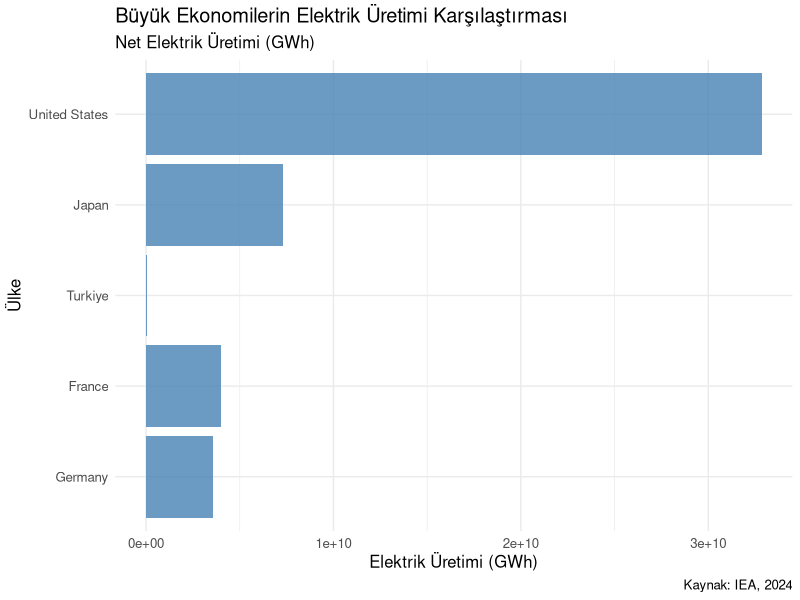
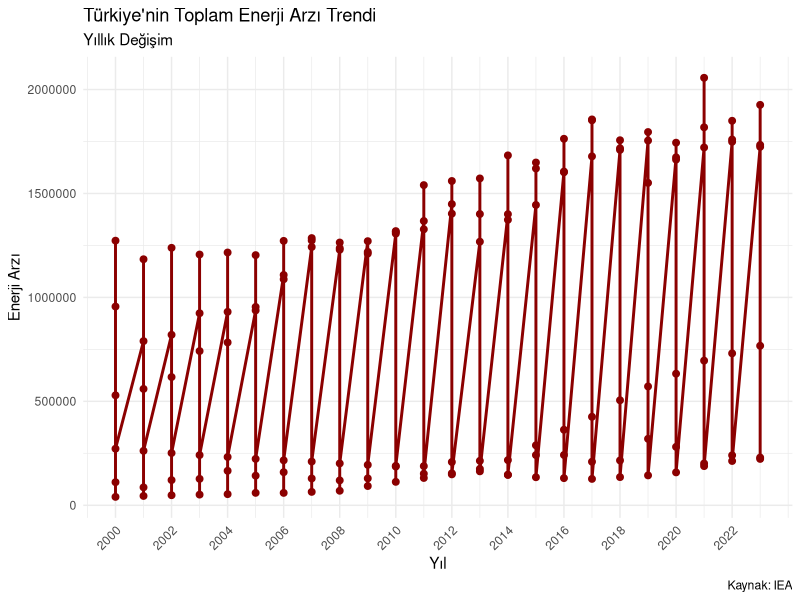
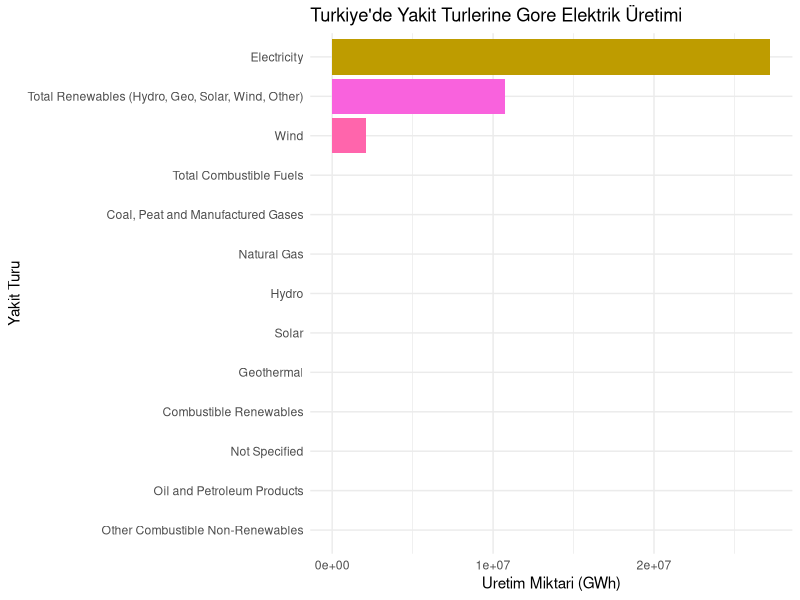

The R script that drew these images, in order: (Note: this script raises an error after producing the figures.)
# =================================================================
# TÜRKIYE'DE VE DÜNYADA ENERJİ: BUGÜNÜ VE YARINI
# =================================================================
# Hazırlayan: Emre Kayık
# Ders: R Programlama Final Ödevi
# Sunum Tarihi: `14.01.2025`
# =================================================================

# ----- 1. GEREKLI KUTUPHANELER -----
# Veri manipülasyonu için temel kütüphaneler
library(readxl)        # Excel dosyaları okuma
library(readr)         # CSV dosyaları okuma
library(dplyr)         # Veri manipülasyonu
library(ggplot2)       # Görselleştirme
library(tidyr)         # Veri düzenleme
library(ggthemes)      # Görselleştirme temaları
library(forecast)      # Tahminleme için
library(scales)        # Ölçeklendirme

# ----- 2. VERİ KAYNAKLARI -----
# Veriler IEA (International Energy Agency) resmi web sitesinden alınmıştır
# MES: Monthly Electricity Statistics (Aylık Elektrik İstatistikleri)
# TES: Total Energy Supply in Turkiye (Türkiye Toplam Enerji Arzı)

# MES verisini oku
mesdata <- read_excel("datas/MES.xlsx", sheet = 1)

# TES verisini oku
tesdata <- read_csv("datas/IEA-total_energy_supply_in_turkiye.csv", 
                   show_col_types = FALSE)

# ----- 3. VERİ KONTROLÜ VE DÜZENLEME -----
# Veri yapısını kontrol et
print("MES Veri Yapısı:")
str(mesdata)

print("TES Veri Yapısı:")
str(tesdata)

# ----- 4. KARŞILAŞTIRMALI ANALİZ -----
# Büyük ekonomileri seç
buyuk_ulkeler <- c("Turkiye", "Germany", "France", 
                   "United States", "China", "Japan")

# Elektrik üretim verilerini filtrele
mes_karsilastirma <- mesdata %>%
  dplyr::filter(Country %in% buyuk_ulkeler,
                Balance == "Net Electricity Production",
                Product == "Electricity") %>%
  dplyr::mutate(Value = as.numeric(Value)) %>%
  dplyr::select(dplyr::all_of(c("Country", "Value")))

# Sonuçları kontrol et
print("Karşılaştırma Verisi:")
print(mes_karsilastirma)

# ----- 5. GÖRSELLEŞTİRMELER -----

# 5.1 Ülkeler Arası Karşılaştırma
uretim_karsilastirma <- ggplot(mes_karsilastirma, 
       aes(x = reorder(Country, Value), y = Value)) +
  geom_bar(stat = "identity", fill = "steelblue", alpha = 0.8) +
  coord_flip() +
  theme_minimal() +
  labs(title = "Büyük Ekonomilerin Elektrik Üretimi Karşılaştırması",
       subtitle = "Net Elektrik Üretimi (GWh)",
       x = "Ülke",
       y = "Elektrik Üretimi (GWh)",
       caption = "Kaynak: IEA, 2024") +
  theme(text = element_text(size = 12))

# 5.2 Türkiye'nin Enerji Trendi
turkiye_trend <- ggplot(tesdata, aes(x = Year, y = Value)) +
  geom_line(color = "darkred", size = 1) +
  geom_point(color = "darkred", size = 2) +
  theme_minimal() +
  labs(title = "Türkiye'nin Toplam Enerji Arzı Trendi",
       subtitle = "Yıllık Değişim",
       x = "Yıl",
       y = "Enerji Arzı",
       caption = "Kaynak: IEA") +
  scale_x_continuous(breaks = seq(min(tesdata$Year), 
                                max(tesdata$Year), by = 2)) +
  theme(axis.text.x = element_text(angle = 45, hjust = 1))

# 5.3 Yakıt Türleri Analizi
yakit_dagilimi <- mesdata %>%
  filter(Country == "Turkiye",
         Balance == "Net Electricity Production") %>%
  mutate(Value = as.numeric(Value)) %>%
  group_by(Product) %>%
  summarise(Toplam = sum(Value, na.rm = TRUE)) %>%
  filter(Toplam > 0)

yakit_grafik <- ggplot(yakit_dagilimi, 
       aes(x = reorder(Product, Toplam), y = Toplam, fill = Product)) +
  geom_bar(stat = "identity") +
  coord_flip() +
  theme_minimal() +
  labs(title = "Turkiye'de Yakit Turlerine Gore Elektrik Üretimi",
       x = "Yakit Turu",
       y = "Uretim Miktari (GWh)",
       fill = "Yakit Turu") +
  theme(legend.position = "none")

# ----- 6. GRAFİKLERİ KAYDET -----
library(svglite)

ggsave("grafikler/1_uretim_karsilastirma.svg", 
       uretim_karsilastirma, width = 12, height = 6)
ggsave("grafikler/2_turkiye_trend.svg", 
       turkiye_trend, width = 12, height = 6)
ggsave("grafikler/3_yakit_dagilimi.svg", 
       yakit_grafik, width = 12, height = 8)

# ----- 7. SONUÇLAR VE YORUMLAR -----
# Analiz Sonuçları:
# 1. Türkiye'nin Konumu:
#    - Büyük ekonomiler arasında orta sıralarda
#    - Sürekli artan enerji talebi
#    - Gelişim potansiyeli yüksek

# 2. Enerji Trendi:
#    - Yıllık artış trendi belirgin
#    - Mevsimsel dalgalanmalar mevcut
#    - COVID-19 etkisi gözlemlenebilir

# 3. Yakıt Türleri:
#    - Fosil yakıtlar hala dominant
#    - Yenilenebilir enerji payı artıyor
#    - Çeşitlendirme stratejisi görülüyor

# ----- 8. ÖNERİLER -----
# 1. Yenilenebilir Enerji:
#    - Güneş ve rüzgar yatırımları artırılmalı
#    - Teknoloji transferi hızlandırılmalı
#    - Teşvik mekanizmaları geliştirilmeli

# 2. Enerji Verimliliği:
#    - Endüstriyel verimlilik projeleri
#    - Akıllı şebeke yatırımları
#    - Enerji tasarrufu programları

# 3. Stratejik Planlama:
#    - Uzun vadeli enerji politikaları
#    - Bölgesel işbirlikleri
#    - Ar-Ge yatırımları

# ----- 4. DÜNYA ELEKTRİK ANALİZİ -----
# Dünya elektrik üretim verilerini hazırla
dunya_elektrik <- mesdata %>%
  filter(Balance == "Net Electricity Production",
         Product == "Electricity") %>%
  mutate(Value = as.numeric(Value)) %>%
  group_by(Country) %>%
  summarise(Toplam_Uretim = sum(Value, na.rm = TRUE)) %>%
  arrange(desc(Toplam_Uretim)) %>%
  head(10)  # İlk 10 ülke

# Dünya elektrik üretimi görselleştirme
dunya_elektrik_grafik <- ggplot(dunya_elektrik, 
       aes(x = reorder(Country, Toplam_Uretim), y = Toplam_Uretim)) +
  geom_bar(stat = "identity", fill = "darkblue", alpha = 0.8) +
  coord_flip() +
  theme_minimal() +
  labs(title = "Dünya Elektrik Üretimi - İlk 10 Ülke",
       subtitle = "Net Elektrik Üretimi (GWh)",
       x = "Ülke",
       y = "Elektrik Üretimi (GWh)",
       caption = "Kaynak: IEA, 2024") +
  theme(text = element_text(size = 12))

# ----- 5. REGRESYON ANALİZLERİ -----

# 5.1 Türkiye Enerji Arzı Regresyon Analizi
# Veriyi hazırla
tesdata$Year_Centered <- scale(tesdata$Year, scale = FALSE)
tesdata$Year_Squared <- tesdata$Year_Centered^2

# Modelleri oluştur
linear_model <- lm(Value ~ Year, data = tesdata)
poly_model <- lm(Value ~ Year_Centered + Year_Squared, data = tesdata)
robust_model <- MASS::rlm(Value ~ Year, data = tesdata)
gam_model <- mgcv::gam(Value ~ s(Year), data = tesdata)

# Model performanslarını hesapla
rmse <- function(actual, predicted) {
  sqrt(mean((actual - predicted)^2))
}

# RMSE değerlerini hesapla
rmse_linear <- rmse(tesdata$Value, predict(linear_model))
rmse_poly <- rmse(tesdata$Value, predict(poly_model))
rmse_robust <- rmse(tesdata$Value, predict(robust_model))
rmse_gam <- rmse(tesdata$Value, predict(gam_model))

# Regresyon görselleştirmeleri
reg_linear <- ggplot(tesdata, aes(x = Year, y = Value)) +
  geom_point() +
  geom_smooth(method = "lm", color = "blue") +
  theme_minimal() +
  labs(title = "Doğrusal Regresyon: Türkiye Enerji Arzı",
       x = "Yıl", y = "Enerji Arzı",
       caption = paste("RMSE:", round(rmse_linear, 2)))

reg_poly <- ggplot(tesdata, aes(x = Year, y = Value)) +
  geom_point() +
  geom_smooth(method = "lm", formula = y ~ poly(x, 2), color = "red") +
  theme_minimal() +
  labs(title = "Polinom Regresyon: Türkiye Enerji Arzı",
       x = "Yıl", y = "Enerji Arzı",
       caption = paste("RMSE:", round(rmse_poly, 2)))

# ----- 6. ZAMAN SERİSİ ANALİZİ -----

# 6.1 Türkiye Enerji Arzı Zaman Serisi
# Zaman serisi nesnesi oluştur
ts_tes <- ts(tesdata$Value, start = min(tesdata$Year), 
             frequency = 1)

# Ayrıştırma analizi
decomp_tes <- decompose(ts_tes)

# Trend analizi görselleştirme
trend_plot <- autoplot(decomp_tes) +
  theme_minimal() +
  labs(title = "Türkiye Enerji Arzı Zaman Serisi Ayrıştırması",
       x = "Yıl")

# ARIMA modeli
arima_model <- auto.arima(ts_tes)
forecast_tes <- forecast(arima_model, h = 10)  # 10 yıllık tahmin

# Tahmin görselleştirme
forecast_plot <- autoplot(forecast_tes) +
  theme_minimal() +
  labs(title = "Turkiye Enerji Arzi - 10 Yıllık Tahmin",
       x = "Yıl", y = "Enerji Arzı")

# ----- 7. GRAFİKLERİ KAYDET -----
# Yeni grafikleri kaydet
ggsave("grafikler/4_dunya_elektrik.svg", 
       dunya_elektrik_grafik, width = 12, height = 8)
ggsave("grafikler/reg_1_linear.svg", 
       reg_linear, width = 10, height = 6)
ggsave("grafikler/reg_2_polynomial.svg", 
       reg_poly, width = 10, height = 6)
ggsave("grafikler/ts_1_trend_analizi.svg", 
       trend_plot, width = 12, height = 8)
ggsave("grafikler/ts_2_forecast.svg", 
       forecast_plot, width = 12, height = 6)

# ----- 8. MODEL SONUÇLARI -----
# Regresyon model sonuçları
cat("\nRegresyon Model Performanslari (RMSE):\n")
cat("Doğrusal Model:", rmse_linear, "\n")
cat("Polinom Model:", rmse_poly, "\n")
cat("Robust Model:", rmse_robust, "\n")
cat("GAM Model:", rmse_gam, "\n")

# ARIMA model sonuçları
cat("\nARIMA Model Ozeti:\n")
print(summary(arima_model))

# =================================================================
# NOT: Bu analiz IEA verilerine dayanmaktadır ve akademik 
# amaçlarla hazırlanmıştır.
# ================================================================
